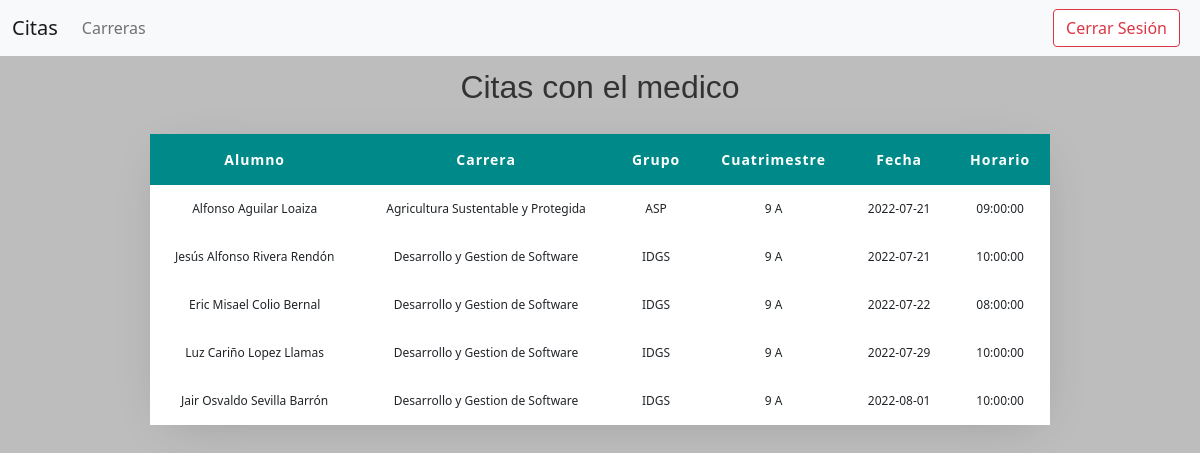
/pagina/tutorias/lista_citas_medico1.php (signed in), run on the app's committed database.
### tables this page shows
CREATE TABLE `persona` (
  `id` bigint(20) UNSIGNED NOT NULL,
  `nombre` char(50) NOT NULL,
  `a_paterno` char(30) NOT NULL,
  `a_materno` char(30) NOT NULL,
  `edad` int(11) NOT NULL,
  `genero` char(15) NOT NULL,
  `created_at` timestamp NULL DEFAULT NULL,
  `updated_at` timestamp NULL DEFAULT NULL
);

CREATE TABLE `carrera` (
  `id` bigint(20) UNSIGNED NOT NULL,
  `nombre_carrera` char(50) NOT NULL,
  `imagen` varchar(900) NOT NULL,
  `created_at` timestamp NULL DEFAULT NULL,
  `updated_at` timestamp NULL DEFAULT NULL
);

CREATE TABLE `grupo` (
  `id` bigint(20) UNSIGNED NOT NULL,
  `nombre_grupo` char(30) NOT NULL,
  `grado` char(20) NOT NULL,
  `grupo` char(1) NOT NULL,
  `imagen` varchar(900) NOT NULL,
  `fkcarrera` bigint(20) UNSIGNED NOT NULL,
  `created_at` timestamp NULL DEFAULT NULL,
  `updated_at` timestamp NULL DEFAULT NULL
);

CREATE TABLE `citas` (
  `id` bigint(20) UNSIGNED NOT NULL,
  `tipo_cita` char(50) NOT NULL,
  `fecha` date NOT NULL,
  `hora` time NOT NULL,
  `estatus` tinyint(1) NOT NULL,
  `fkalumno` bigint(20) UNSIGNED NOT NULL,
  `fkencargada` bigint(20) UNSIGNED NOT NULL,
  `created_at` timestamp NULL DEFAULT NULL,
  `updated_at` timestamp NULL DEFAULT NULL
);

### pagina/tutorias/clases/clases.php (called while the page is built, shortened)
<?php
class Citas{
	function __construct(){
		require_once("conexion.php");
		$this->conexion= new Conexion();
	}
	function mostrarM(){
		$consulta="SELECT nombre, a_paterno, a_materno, nombre_carrera, nombre_grupo, grado, grupo, tipo_cita, hora, fecha FROM alumno a INNER JOIN citas c ON a.id=c.fkalumno INNER JOIN persona p ON p.id=a.fkpersona INNER JOIN grupo g ON g.id=a.fkgrupo INNER JOIN carrera ca ON ca.id=g.fkcarrera WHERE estatus=1 AND tipo_cita='Medico' ORDER BY fecha, hora ASC";
		$resultado=$this->conexion->returnConsulta($consulta);
		return $resultado;
	}
}
?>

### pagina/tutorias/clases/conexion.php (called while the page is built, shortened)
<?php
class Conexion extends mysqli{
    function returnConsulta($consulta){
        $datos=$this->query($consulta);
        return $datos;
    }
}
?>

### pagina/tutorias/lista_citas_medico1.php (the view, shortened to what this page needs)
<?php
require_once("clases/clases.php");
$cita= new Citas();
$registros=$cita->mostrarM();
?>
<!DOCTYPE html>
<html lang="en">
<head>
    <link rel="stylesheet" href="css/estilo.css">
    <link rel="stylesheet" href="css/bootstrap.css">
</head>
<body>
<nav class="navbar navbar-expand-lg navbar-light bg-light fixed-top">
  <div class="container-fluid">
    <a class="navbar-brand" href="/lista_medico1">Citas</a>
    <div class="collapse navbar-collapse" id="navbarSupportedContent">
      <ul class="navbar-nav me-auto mb-2 mb-lg-0">
        <li class="nav-item">
            <a class="nav-link" href="/carreras1">Carreras</a>
        </li>
      </ul>
      <form class="d-flex">
        <a href="cerrar_sesion.php" id="logout" class="form-control me-2 btn-outline-danger">Cerrar Sesión</a>
      </form>
    </div>
  </div>
</nav><br><br>
    <div align="center">
    <h2>Citas con el medico</h2>
    <table align="center">
        <thead>
            <tr>
                <th>Alumno</th>
                <th>Carrera</th>
                <th>Grupo</th>
                <th>Cuatrimestre</th>
                <th>Fecha</th>
                <th>Horario</th>
            </tr>
        </thead>
        <tbody>
            <?php
                while($fila=mysqli_fetch_array($registros)){
             ?>
            <tr>
                <td><?=$fila['nombre']." ".$fila['a_paterno']." ".$fila['a_materno']; ?></td>
                <td><?=$fila['nombre_carrera']; ?></td>
                <td><?=$fila['nombre_grupo']; ?></td>
                <td><?=$fila['grado']." ".$fila['grupo']; ?></td>
                <td><?=$fila['fecha']; ?></td>
                <td><?=$fila['hora']; ?></td>
            </tr>
            <?php
                }
            ?>
        </tbody>
    </table>
</div>
</body>
</html>

### pagina/tutorias/css/estilo.css (style rules this page uses)
html, body, h1, h2, form, label, header { margin: 0; padding: 0; border: 0; font-size: 100%; vertical-align: baseline; }
html, body { padding: 0; margin: 0; background: #bdbdbd; font-family: 'Raleway', sans-serif; }
table { background-color: white; text-align: center; border-collapse: collapse; width: 75%; box-shadow: 2px 9px 49px -17px rgba(0, 0, 0, 0.2); }
thead { background-color: #008989; color: white; }
th, td { padding: 15px; }
th { border: 1px solid #ddd; font-size: 14px; letter-spacing: 1px; color: white; }
td { font-size: 12px; border: 1px solid #ddd; }
h2 { font-size: 24px; color: #333; letter-spacing: 1px; font-family: 'Raleway', sans-serif; font-weight: 400; margin: 1em 0em .5em 0em; }
h2, h1 { margin: 0; padding: 20px; font-family: 'Relaway', sans-serif; font-weight: 600; letter-spacing: 0px; }
#logout { float: right; text-decoration: none; }

### data on the page
persona: nombre "Alfonso", a_paterno "Aguilar", a_materno "Loaiza", carrera.nombre_carrera "Agricultura Sustentable y Protegida", grupo.nombre_grupo "ASP", grupo.grado "9", grupo.grupo "A", citas.fecha "2022-07-21", citas.hora "09:00:00"
persona: nombre "Jesús Alfonso", a_paterno "Rivera", a_materno "Rendón", carrera.nombre_carrera "Desarrollo y Gestion de Software", grupo.nombre_grupo "IDGS", grupo.grado "9", grupo.grupo "A", citas.fecha "2022-07-21", citas.hora "10:00:00"
persona: nombre "Eric Misael", a_paterno "Colio", a_materno "Bernal", carrera.nombre_carrera "Desarrollo y Gestion de Software", grupo.nombre_grupo "IDGS", grupo.grado "9", grupo.grupo "A", citas.fecha "2022-07-22", citas.hora "08:00:00"
persona: nombre "Luz Cariño", a_paterno "Lopez", a_materno "Llamas", carrera.nombre_carrera "Desarrollo y Gestion de Software", grupo.nombre_grupo "IDGS", grupo.grado "9", grupo.grupo "A", citas.fecha "2022-07-29", citas.hora "10:00:00"
persona: nombre "Jair Osvaldo", a_paterno "Sevilla", a_materno "Barrón", carrera.nombre_carrera "Desarrollo y Gestion de Software", grupo.nombre_grupo "IDGS", grupo.grado "9", grupo.grupo "A", citas.fecha "2022-08-01", citas.hora "10:00:00"
